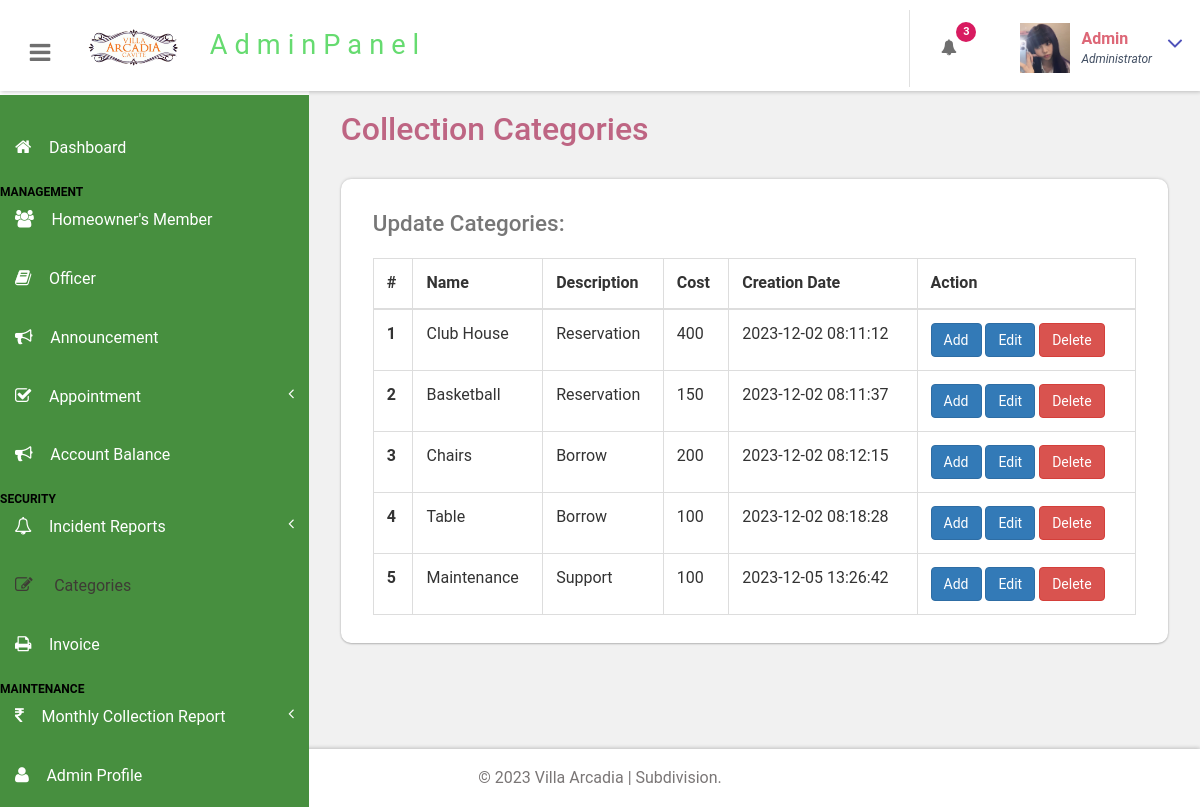
/portal/admin/manage-services.php (signed in), run on an earlier commit of the app's database.
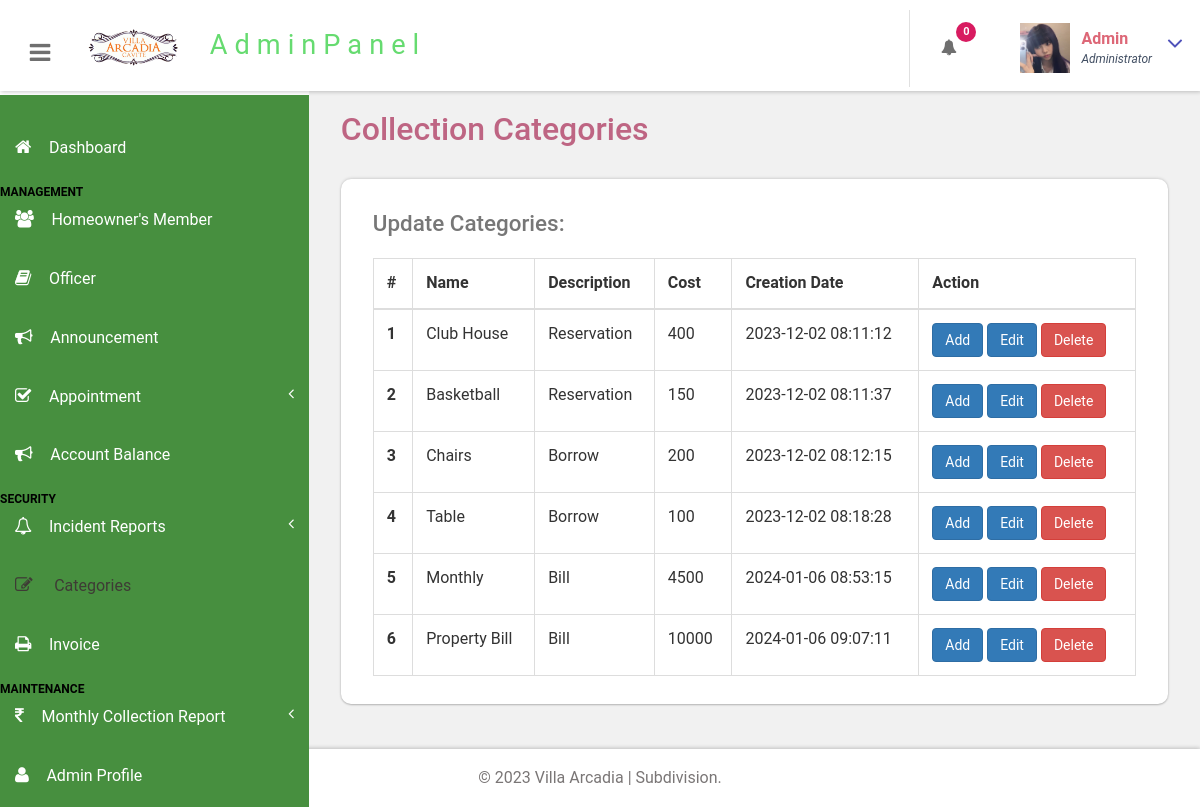
And on a later commit of the database.
### tables this page shows
CREATE TABLE `tblservices` (
  `ID` int(10) NOT NULL,
  `ServiceName` varchar(200) DEFAULT NULL,
  `ServiceDescription` mediumtext DEFAULT NULL,
  `Cost` int(10) DEFAULT NULL,
  `Image` varchar(200) DEFAULT NULL,
  `CreationDate` timestamp NULL DEFAULT current_timestamp()
);

### portal/admin/manage-services.php (the view, shortened to what this page needs)
<?php
include('includes/dbconnection.php');
if (strlen($_SESSION['bpmsaid']==0)) {
  header('location:logout.php');
  } else{
  ?>
<!DOCTYPE HTML>
<html>
<head>
<link href="css/bootstrap.css" rel='stylesheet' type='text/css' />
<link href="css/style.css" rel='stylesheet' type='text/css' />
<link href="css/font-awesome.css" rel="stylesheet">
<link href="css/animate.css" rel="stylesheet" type="text/css" media="all">
<link href="css/custom.css" rel="stylesheet">
</head>
<body class="cbp-spmenu-push">
	<div class="main-content">
		 <?php include_once('includes/sidebar.php');?>
		 <?php include_once('includes/header.php');?>
		<div id="page-wrapper">
			<div class="main-page">
				<div class="tables">
					<h3 class="title1">Collection Categories</h3>
					<div class="table-responsive bs-example widget-shadow">
						<h4>Update Categories:</h4>
						<table class="table table-bordered"> <thead> <tr> <th>#</th> <th> Name</th> <th> Description</th> <th>Cost</th>  <th>Creation Date</th><th>Action</th> </tr> </thead> <tbody>
<?php
$ret=mysqli_query($con,"select *from  tblservices");
$cnt=1;
while ($row=mysqli_fetch_array($ret)) {
?>
						 <tr> <th scope="row"><?php echo $cnt;?></th> <td><?php  echo $row['ServiceName'];?></td> <td><?php  echo $row['ServiceDescription'];?></td> <td><?php  echo $row['Cost'];?></td><td><?php  echo $row['CreationDate'];?></td> <td>
						 <a href="add-services.php?editid=<?php echo $row['ID'];?>" class="btn btn-primary">Add</a>
						 	<a href="edit-services.php?editid=<?php echo $row['ID'];?>" class="btn btn-primary">Edit</a>
						 	<a href="manage-services.php?delid=<?php echo $row['ID'];?>" class="btn btn-danger" onClick="return confirm('Are you sure you want to delete?')">Delete</a>
						 	</td> </tr>   <?php
$cnt=$cnt+1;
}?></tbody> </table>
					</div>
				</div>
			</div>
		</div>
		 <?php include_once('includes/footer.php');?>
	</div>
</body>
</html>
<?php }  ?>

### portal/admin/includes/header.php (shortened to what this page needs)
<div class="sticky-header header-section ">
      <div class="header-left">
        <button id="showLeftPush"><i class="fa fa-bars"></i></button>
        <div class="logo">
          <a href="#">
            <img src="images/logo.png" width="100px" class="img-responsive ">
            <span>AdminPanel</span>
          </a>
        </div>
		<br>
      </div>
      <div class="header-right">
      <div class="profile_details_left">
  <ul class="nofitications-dropdown">
    <?php
      $retAppointments = mysqli_query($con, "SELECT tbluser.FirstName, tbluser.LastName, tblbook.ID as bid, tblbook.AptNumber FROM tblbook JOIN tbluser ON tbluser.ID=tblbook.UserID WHERE tblbook.Status IS NULL");
      $numAppointments = mysqli_num_rows($retAppointments);
      $retComplaints = mysqli_query($con, "SELECT * FROM tblcomplaint WHERE IsRead IS NULL");
      $numComplaints = mysqli_num_rows($retComplaints);
      $totalUnreadNotifications = $numAppointments + $numComplaints;
    ?>
    <li class="dropdown head-dpdn">
      <a href="#" class="dropdown-toggle" data-toggle="dropdown" aria-expanded="false">
        <i class="fa fa-bell"></i><span class="badge blue"><?php echo $totalUnreadNotifications; ?></span>
      </a>
    </li>
  </ul>
  <div class="clearfix"> </div>
</div>
        <div class="profile_details">
        <?php
$adid=$_SESSION['bpmsaid'];
$ret=mysqli_query($con,"select AdminName from tbladmin where ID='$adid'");
$row=mysqli_fetch_array($ret);
$name=$row['AdminName'];
?>
          <ul>
            <li class="dropdown profile_details_drop">
              <a href="#" class="dropdown-toggle" data-toggle="dropdown" aria-expanded="false">
                <div class="profile_img">
                  <span class="prfil-img"><img src="images/admin.jpg" alt="" width="50" height="50"> </span>
                  <div class="user-name">
                    <p><?php echo $name; ?></p>
                    <span>Administrator</span>
                  </div>
                  <i class="fa fa-angle-down lnr"></i>
                  <div class="clearfix"></div>
                </div>
              </a>
            </li>
          </ul>
        </div>
      </div>
      <div class="clearfix"> </div>
    </div>

What changed in the data, as far as the page shows it:
removed tblservices: ServiceName "Maintenance", ServiceDescription "Support", Cost "100", CreationDate "2023-12-05 13:26:42"
added tblservices: ServiceName "Monthly", ServiceDescription "Bill", Cost "4500", CreationDate "2024-01-06 08:53:15"
added tblservices: ServiceName "Property Bill", ServiceDescription "Bill", Cost "10000", CreationDate "2024-01-06 09:07:11"
Also different on the page:
$totalUnreadNotifications: "3" → "0"
